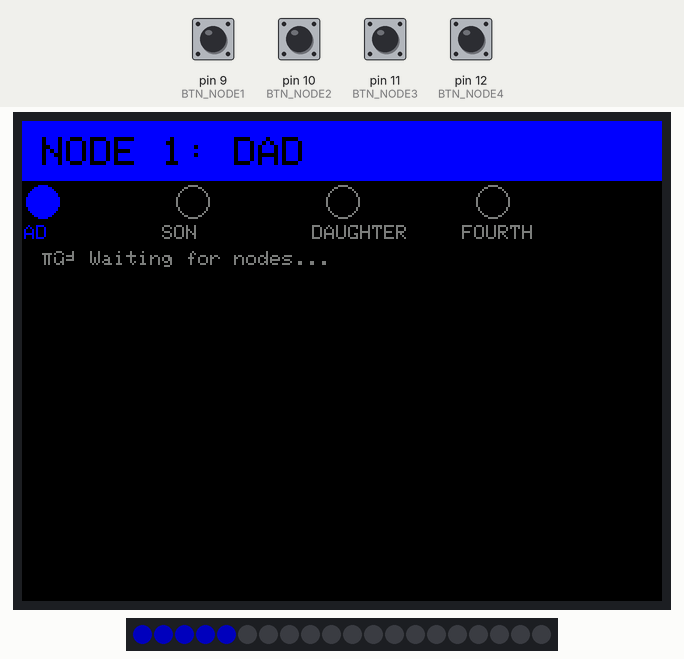
This sketch was run on a simulated Arduino Mega 2560, built with avr-gcc and run on an emulated ATmega2560. Parts: 320×240 colour display, 20 RGB LEDs in strip order, left to right. The test bench sets the inputs (shaded band); at power-on: pin 9 (BTN_NODE1), pin 10 (BTN_NODE2), pin 11 (BTN_NODE3), pin 12 (BTN_NODE4) HIGH. Dim RGB values are drawn brighter than linear; no radio packets arrive unless stated; what the sketch prints to the serial monitor is not drawn.

Above: at 4.2 s.
4.3 s: pin 9 (BTN_NODE1) pulled LOW for 1 s
At 4.51 s:
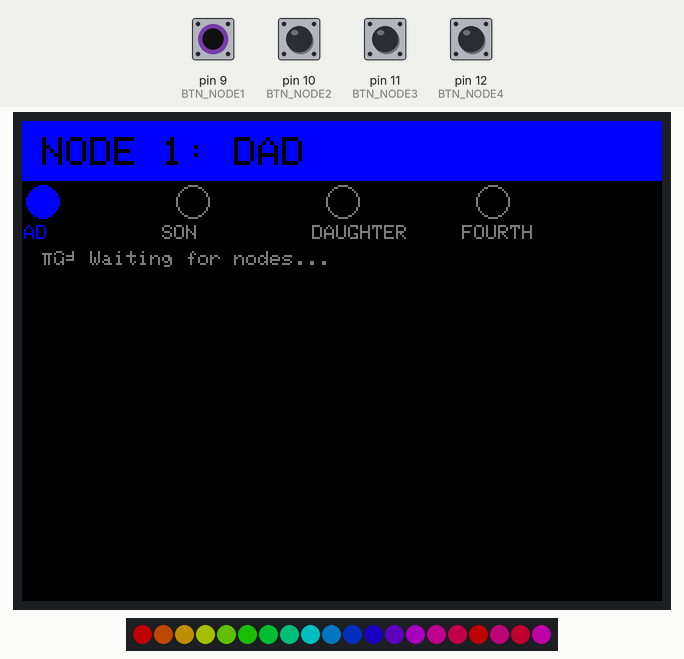
6.8 s: pin 10 (BTN_NODE2) pulled LOW for 1 s
At 6.97 s:
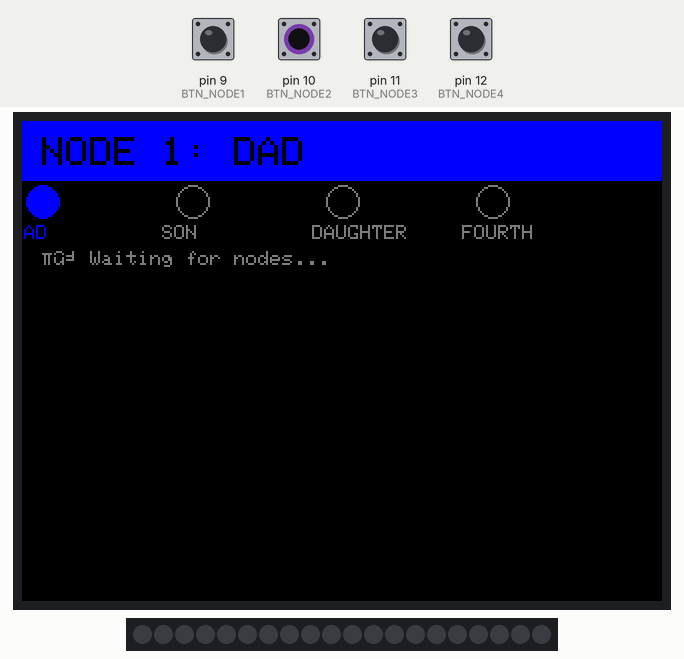
9.5 s: pin 11 (BTN_NODE3) pulled LOW for 1 s
12.0 s: pin 12 (BTN_NODE4) pulled LOW for 1 s
14.5 s: pin 9 (BTN_NODE1) pulled LOW for 1 s
At 14.72 s:
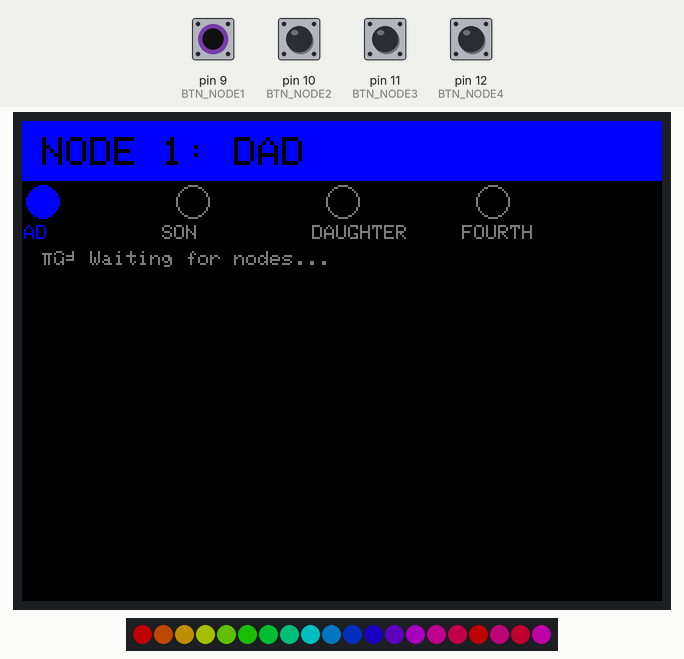
17.0 s: pin 9 (BTN_NODE1) driven LOW and pin 10 (BTN_NODE2) driven LOW
At 17.45 s:
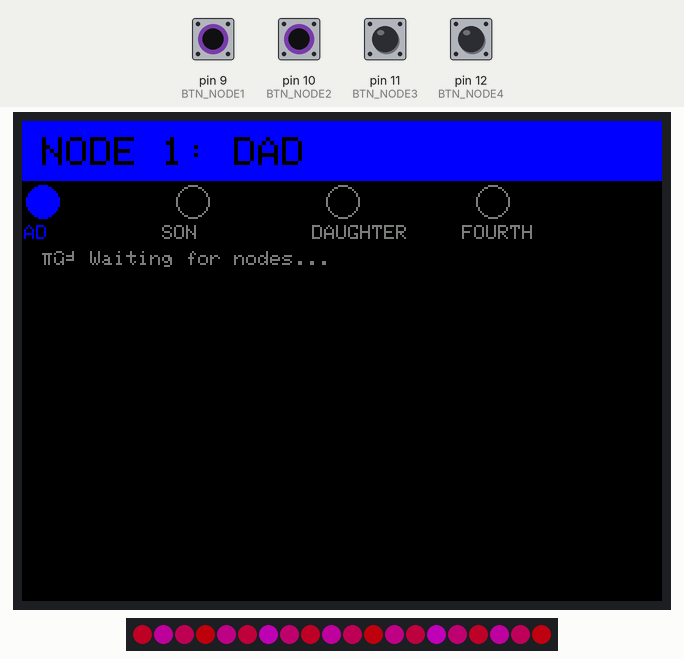

The sketch:

tetrahedron.ino
```cpp
/*
 * TETRAHEDRON PROTOCOL v1.0
 * "The simplest structure in nature"
 *
 * Network Architecture:
 * - 4 nodes, each directly connected to all others
 * - No routing, no hops, pure mesh
 * - Each node maintains awareness of network geometry
 *
 * Node Assignment:
 * NODE 1 (BLUE)   = Dad
 * NODE 2 (GREEN)  = Son
 * NODE 3 (YELLOW) = Daughter
 * NODE 4 (PURPLE) = The Fourth
 *
 * Protocol:
 * - Broadcast heartbeat every 5 seconds
 * - Track which nodes are online
 * - Direct messaging to any node
 * - Group broadcast to all nodes
 */

#include <SPI.h>
#include <RH_RF95.h>
#include <Adafruit_GFX.h>
#include <Adafruit_ILI9341.h>
#include <Adafruit_NeoPixel.h>

// ===== CRITICAL: SET THIS FOR EACH DEVICE =====
#define MY_NODE_ID 1  // 1=Dad, 2=Son, 3=Daughter, 4=Fourth
// ==============================================

// Node definitions
struct Node {
  uint8_t id;
  const char* name;
  uint16_t color;
  bool online;
  unsigned long lastSeen;
  int lastRSSI;
};

Node nodes[4] = {
  {1, "DAD",      0x001F, false, 0, 0},  // Blue
  {2, "SON",      0x07E0, false, 0, 0},  // Green
  {3, "DAUGHTER", 0xFFE0, false, 0, 0},  // Yellow
  {4, "FOURTH",   0xF81F, false, 0, 0}   // Purple
};

Node* me = &nodes[MY_NODE_ID - 1];

// Pin assignments
#define TFT_CS   7
#define TFT_DC   39
#define TFT_RST  40
#define RFM95_CS   6
#define RFM95_INT  8
#define RFM95_RST  38
#define LED_PIN    5
#define LED_COUNT  20

// Four buttons - one for each node
#define BTN_NODE1  9   // Send to Dad
#define BTN_NODE2  10  // Send to Son
#define BTN_NODE3  11  // Send to Daughter
#define BTN_NODE4  12  // Send to Fourth

#define RF95_FREQ 915.0

// Objects
RH_RF95 rf95(RFM95_CS, RFM95_INT);
Adafruit_ILI9341 tft = Adafruit_ILI9341(TFT_CS, TFT_DC, TFT_RST);
Adafruit_NeoPixel strip(LED_COUNT, LED_PIN, NEO_GRB + NEO_KHZ800);

// Message protocol
#define MSG_HEARTBEAT  0x01
#define MSG_DIRECT     0x02
#define MSG_BROADCAST  0x03
#define MSG_ACK        0x04

struct Packet {
  uint8_t type;
  uint8_t fromNode;
  uint8_t toNode;
  char payload[90];
};

// State
#define MAX_HISTORY 10
String messageHistory[MAX_HISTORY];
int historyCount = 0;
unsigned long lastHeartbeat = 0;
unsigned long lastStatusUpdate = 0;
bool structureComplete = false;

// Colors
#define COLOR_BLACK   0x0000
#define COLOR_WHITE   0xFFFF
#define COLOR_GRAY    0x7BEF
#define COLOR_RED     0xF800

void setup() {
  Serial.begin(115200);
  delay(1000);

  Serial.println("╔════════════════════════════════════════╗");
  Serial.println("║   TETRAHEDRON PROTOCOL - INITIALIZING  ║");
  Serial.println("╚════════════════════════════════════════╝");
  Serial.print("  My Node: ");
  Serial.print(MY_NODE_ID);
  Serial.print(" (");
  Serial.print(me->name);
  Serial.println(")");
  Serial.println("  Waiting for network structure...");

  // Initialize hardware
  pinMode(BTN_NODE1, INPUT_PULLUP);
  pinMode(BTN_NODE2, INPUT_PULLUP);
  pinMode(BTN_NODE3, INPUT_PULLUP);
  pinMode(BTN_NODE4, INPUT_PULLUP);

  tft.begin();
  tft.setRotation(1);
  tft.fillScreen(COLOR_BLACK);

  strip.begin();
  strip.setBrightness(80);
  strip.show();

  // Initialize LoRa
  pinMode(RFM95_RST, OUTPUT);
  digitalWrite(RFM95_RST, HIGH);
  delay(10);
  digitalWrite(RFM95_RST, LOW);
  delay(10);
  digitalWrite(RFM95_RST, HIGH);
  delay(10);

  if (!rf95.init() || !rf95.setFrequency(RF95_FREQ)) {
    Serial.println("ERROR: Radio init failed");
    showError("RADIO FAILURE");
    while(1) delay(1000);
  }

  rf95.setTxPower(23, false);

  // Mark myself as online
  me->online = true;
  me->lastSeen = millis();

  // Boot animation
  bootSequence();

  // Send initial heartbeat
  sendHeartbeat();

  drawUI();
}

void loop() {
  unsigned long now = millis();

  // Send heartbeat every 5 seconds
  if (now - lastHeartbeat > 5000) {
    sendHeartbeat();
    lastHeartbeat = now;
  }

  // Check for incoming packets
  if (rf95.available()) {
    receivePacket();
  }

  // Update node status (mark offline if no heartbeat)
  if (now - lastStatusUpdate > 1000) {
    updateNodeStatus();
    lastStatusUpdate = now;
    drawNodeStatus();
  }

  // Check buttons
  checkButtons();

  // Update LEDs to show network structure
  updateStructureLEDs();

  delay(50);
}

// ===== PROTOCOL FUNCTIONS =====

void sendHeartbeat() {
  Packet pkt;
  pkt.type = MSG_HEARTBEAT;
  pkt.fromNode = MY_NODE_ID;
  pkt.toNode = 0; // Broadcast
  snprintf(pkt.payload, sizeof(pkt.payload), "HEARTBEAT");

  rf95.send((uint8_t*)&pkt, sizeof(pkt));
  rf95.waitPacketSent();

  Serial.println("→ Heartbeat sent");
}

void sendDirectMessage(uint8_t toNode, const char* msg) {
  Packet pkt;
  pkt.type = MSG_DIRECT;
  pkt.fromNode = MY_NODE_ID;
  pkt.toNode = toNode;
  snprintf(pkt.payload, sizeof(pkt.payload), "%s", msg);

  rf95.send((uint8_t*)&pkt, sizeof(pkt));
  rf95.waitPacketSent();

  Serial.print("→ Direct to Node ");
  Serial.print(toNode);
  Serial.print(": ");
  Serial.println(msg);

  // Add to history
  char history[100];
  snprintf(history, sizeof(history), "[%s→%s] %s",
           me->name, nodes[toNode-1].name, msg);
  addToHistory(history);

  sendAnimation(nodes[toNode-1].color);
}

void sendBroadcast(const char* msg) {
  Packet pkt;
  pkt.type = MSG_BROADCAST;
  pkt.fromNode = MY_NODE_ID;
  pkt.toNode = 0;
  snprintf(pkt.payload, sizeof(pkt.payload), "%s", msg);

  rf95.send((uint8_t*)&pkt, sizeof(pkt));
  rf95.waitPacketSent();

  Serial.print("→ Broadcast: ");
  Serial.println(msg);

  char history[100];
  snprintf(history, sizeof(history), "[%s→ALL] %s", me->name, msg);
  addToHistory(history);

  broadcastAnimation();
}

void receivePacket() {
  Packet pkt;
  uint8_t len = sizeof(pkt);

  if (rf95.recv((uint8_t*)&pkt, &len)) {
    int rssi = rf95.lastRssi();

    // Ignore my own packets
    if (pkt.fromNode == MY_NODE_ID) return;

    // Update node status
    Node* sender = &nodes[pkt.fromNode - 1];
    sender->online = true;
    sender->lastSeen = millis();
    sender->lastRSSI = rssi;

    // Handle packet type
    switch(pkt.type) {
      case MSG_HEARTBEAT:
        Serial.print("← Heartbeat from Node ");
        Serial.print(pkt.fromNode);
        Serial.print(" RSSI: ");
        Serial.println(rssi);
        checkStructureComplete();
        break;

      case MSG_DIRECT:
        if (pkt.toNode == MY_NODE_ID || pkt.toNode == 0) {
          Serial.print("← Direct from ");
          Serial.print(sender->name);
          Serial.print(": ");
          Serial.println(pkt.payload);

          char history[100];
          snprintf(history, sizeof(history), "[%s→%s] %s",
                   sender->name, me->name, pkt.payload);
          addToHistory(history);

          receiveAnimation(sender->color);
          drawMessages();
        }
        break;

      case MSG_BROADCAST:
        Serial.print("← Broadcast from ");
        Serial.print(sender->name);
        Serial.print(": ");
        Serial.println(pkt.payload);

        char history[100];
        snprintf(history, sizeof(history), "[%s→ALL] %s",
                 sender->name, pkt.payload);
        addToHistory(history);

        receiveAnimation(sender->color);
        drawMessages();
        break;
    }

    drawNodeStatus();
  }
}

void updateNodeStatus() {
  unsigned long now = millis();

  for (int i = 0; i < 4; i++) {
    if (nodes[i].id == MY_NODE_ID) continue;

    // Mark offline if no heartbeat for 15 seconds
    if (nodes[i].online && (now - nodes[i].lastSeen > 15000)) {
      nodes[i].online = false;
      Serial.print("✗ Node ");
      Serial.print(nodes[i].id);
      Serial.println(" went offline");

      checkStructureComplete();
    }
  }
}

void checkStructureComplete() {
  bool wasComplete = structureComplete;

  structureComplete = true;
  for (int i = 0; i < 4; i++) {
    if (!nodes[i].online) {
      structureComplete = false;
      break;
    }
  }

  if (structureComplete && !wasComplete) {
    Serial.println("▲ STRUCTURE COMPLETE ▲");
    structureCompleteAnimation();
    addToHistory("*** TETRAHEDRON FORMED ***");
    drawMessages();
  } else if (!structureComplete && wasComplete) {
    Serial.println("▽ Structure broken ▽");
  }
}

// ===== BUTTON HANDLING =====

void checkButtons() {
  static unsigned long lastPress[4] = {0, 0, 0, 0};
  static bool allPressed = false;
  unsigned long now = millis();

  int btn[4] = {BTN_NODE1, BTN_NODE2, BTN_NODE3, BTN_NODE4};
  bool pressed[4];

  // Read all buttons
  for (int i = 0; i < 4; i++) {
    pressed[i] = (digitalRead(btn[i]) == LOW);
  }

  // Check if ALL buttons pressed (broadcast mode)
  if (pressed[0] && pressed[1] && pressed[2] && pressed[3]) {
    if (!allPressed) {
      allPressed = true;
      sendBroadcast("📣 GROUP MESSAGE!");
      delay(500);
    }
    return;
  }

  allPressed = false;

  // Check individual buttons (with debounce)
  for (int i = 0; i < 4; i++) {
    if (pressed[i] && (now - lastPress[i] > 300)) {
      lastPress[i] = now;

      if (i + 1 == MY_NODE_ID) {
        // Pressed my own button - easter egg!
        sendBroadcast("👋 Hi from me!");
      } else {
        // Send to specific node
        const char* quickMsgs[] = {"👋 Hi!", "🏃 Come here", "🚀 OMW!", "⭐ You rock!"};
        sendDirectMessage(i + 1, quickMsgs[i]);
      }
    }
  }
}

// ===== UI FUNCTIONS =====

void drawUI() {
  tft.fillScreen(COLOR_BLACK);

  // Title bar with my color
  tft.fillRect(0, 0, 320, 30, me->color);
  tft.setTextColor(COLOR_BLACK);
  tft.setTextSize(2);
  tft.setCursor(10, 8);
  tft.print("NODE ");
  tft.print(MY_NODE_ID);
  tft.print(": ");
  tft.print(me->name);

  // Node status area
  drawNodeStatus();

  // Message area
  drawMessages();
}

void drawNodeStatus() {
  // Clear status area
  tft.fillRect(0, 35, 320, 40, COLOR_BLACK);

  tft.setTextSize(1);

  for (int i = 0; i < 4; i++) {
    int x = 10 + (i * 75);
    int y = 40;

    // Draw node indicator
    if (nodes[i].online) {
      tft.fillCircle(x, y, 8, nodes[i].color);
      tft.setTextColor(nodes[i].color);
    } else {
      tft.drawCircle(x, y, 8, COLOR_GRAY);
      tft.setTextColor(COLOR_GRAY);
    }

    // Draw name
    tft.setCursor(x - 15, y + 12);
    tft.print(nodes[i].name);

    // Draw RSSI if online and not me
    if (nodes[i].online && i != MY_NODE_ID - 1) {
      tft.setCursor(x - 15, y + 22);
      tft.print(nodes[i].lastRSSI);
      tft.print("dB");
    }
  }

  // Structure status
  tft.setCursor(10, 65);
  if (structureComplete) {
    tft.setTextColor(0x07E0); // Green
    tft.print("▲ TETRAHEDRON COMPLETE");
  } else {
    tft.setTextColor(COLOR_GRAY);
    tft.print("▽ Waiting for nodes...");
  }
}

void drawMessages() {
  // Clear message area
  tft.fillRect(0, 80, 320, 140, COLOR_BLACK);

  tft.setTextSize(1);
  int y = 85;

  int start = (historyCount > 10) ? historyCount - 10 : 0;

  for (int i = start; i < historyCount; i++) {
    tft.setTextColor(COLOR_WHITE);
    tft.setCursor(5, y);
    tft.println(messageHistory[i]);
    y += 12;
  }
}

void addToHistory(const char* msg) {
  if (historyCount < MAX_HISTORY) {
    messageHistory[historyCount++] = String(msg);
  } else {
    // Shift array
    for (int i = 0; i < MAX_HISTORY - 1; i++) {
      messageHistory[i] = messageHistory[i + 1];
    }
    messageHistory[MAX_HISTORY - 1] = String(msg);
  }
}

// ===== LED ANIMATIONS =====

void updateStructureLEDs() {
  // Map LEDs to show structure
  // LEDs 0-4: Node 1, 5-9: Node 2, 10-14: Node 3, 15-19: Node 4

  for (int i = 0; i < 4; i++) {
    uint32_t color = nodes[i].online ?
      strip.Color(
        (nodes[i].color >> 11) & 0x1F,
        (nodes[i].color >> 5) & 0x3F,
        nodes[i].color & 0x1F
      ) * 8 : 0;

    for (int j = 0; j < 5; j++) {
      strip.setPixelColor(i * 5 + j, color);
    }
  }

  strip.show();
}

void sendAnimation(uint16_t color) {
  // Pulse in target color
  for (int brightness = 0; brightness < 255; brightness += 15) {
    for (int i = 0; i < LED_COUNT; i++) {
      strip.setPixelColor(i, strip.Color(
        ((color >> 11) & 0x1F) * brightness / 31,
        ((color >> 5) & 0x3F) * brightness / 63,
        (color & 0x1F) * brightness / 31
      ));
    }
    strip.show();
    delay(10);
  }
}

void receiveAnimation(uint16_t color) {
  // Flash in sender's color
  for (int i = 0; i < 3; i++) {
    for (int j = 0; j < LED_COUNT; j++) {
      strip.setPixelColor(j, strip.Color(
        ((color >> 11) & 0x1F) * 8,
        ((color >> 5) & 0x3F) * 4,
        (color & 0x1F) * 8
      ));
    }
    strip.show();
    delay(100);
    strip.clear();
    strip.show();
    delay(100);
  }
}

void broadcastAnimation() {
  // Rainbow explosion
  for (int j = 0; j < 256; j += 8) {
    for (int i = 0; i < LED_COUNT; i++) {
      strip.setPixelColor(i, strip.ColorHSV(j * 256 + i * 4096));
    }
    strip.show();
    delay(5);
  }
}

void structureCompleteAnimation() {
  // Epic tetrahedral formation sequence
  for (int cycle = 0; cycle < 3; cycle++) {
    // Light up each node in sequence
    for (int node = 0; node < 4; node++) {
      for (int led = node * 5; led < (node + 1) * 5; led++) {
        strip.setPixelColor(led, strip.Color(
          ((nodes[node].color >> 11) & 0x1F) * 8,
          ((nodes[node].color >> 5) & 0x3F) * 4,
          (nodes[node].color & 0x1F) * 8
        ));
      }
      strip.show();
      delay(150);
    }
  }
}

void bootSequence() {
  tft.setTextSize(3);
  tft.setTextColor(me->color);
  tft.setCursor(40, 100);
  tft.println("CONNECTING...");

  // Loading bar
  for (int i = 0; i < LED_COUNT; i++) {
    strip.setPixelColor(i, strip.Color(
      ((me->color >> 11) & 0x1F) * 8,
      ((me->color >> 5) & 0x3F) * 4,
      (me->color & 0x1F) * 8
    ));
    strip.show();
    delay(50);
  }

  delay(500);
  strip.clear();
  strip.show();
}

void showError(const char* msg) {
  tft.fillScreen(COLOR_RED);
  tft.setTextColor(COLOR_WHITE);
  tft.setTextSize(2);
  tft.setCursor(50, 100);
  tft.println(msg);
}
```
